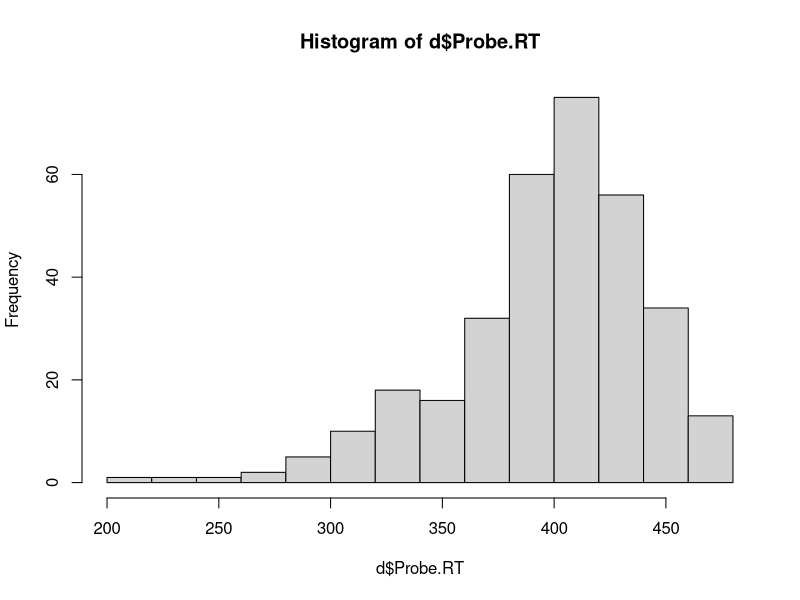
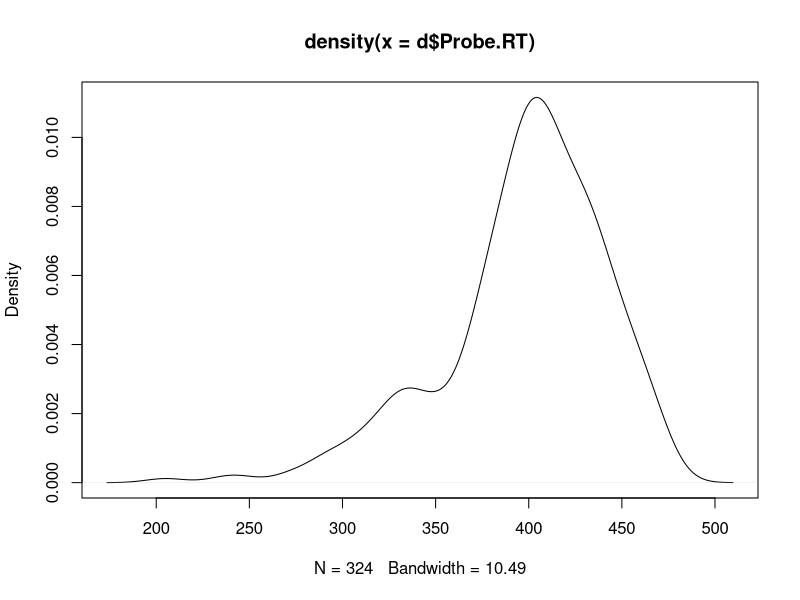
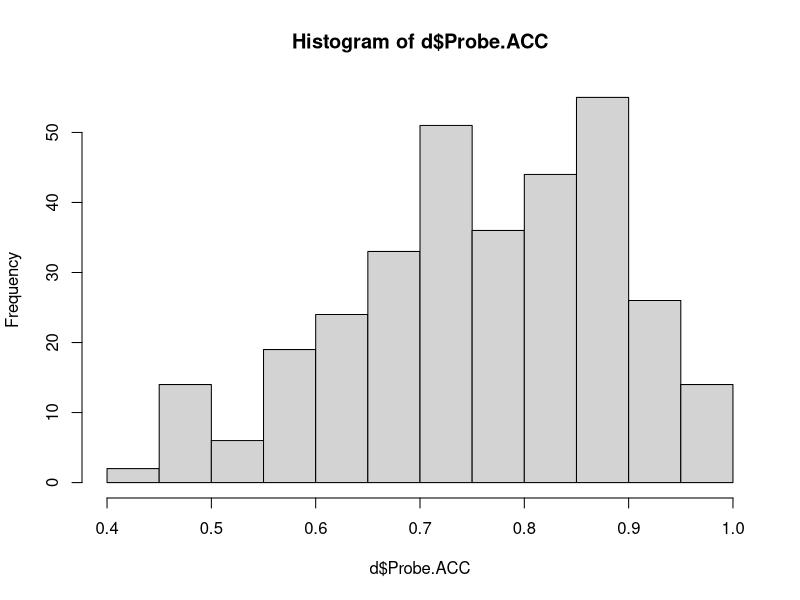
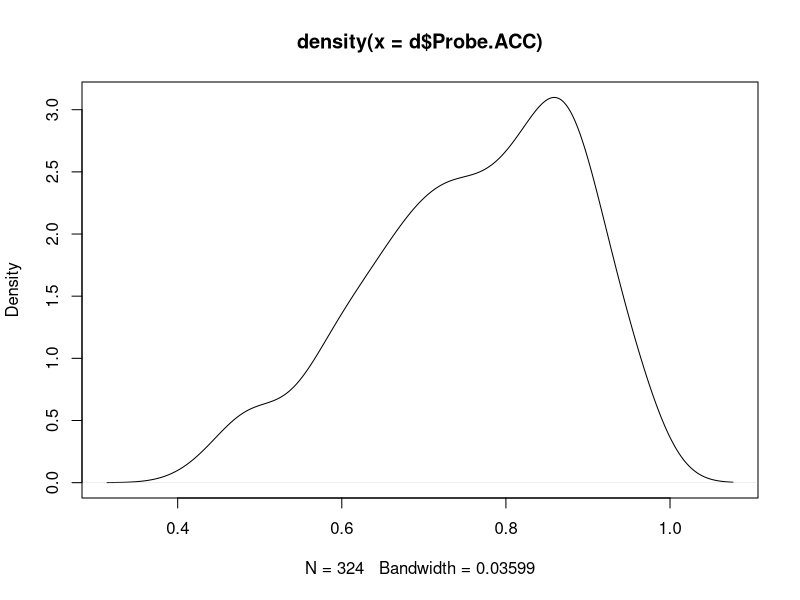
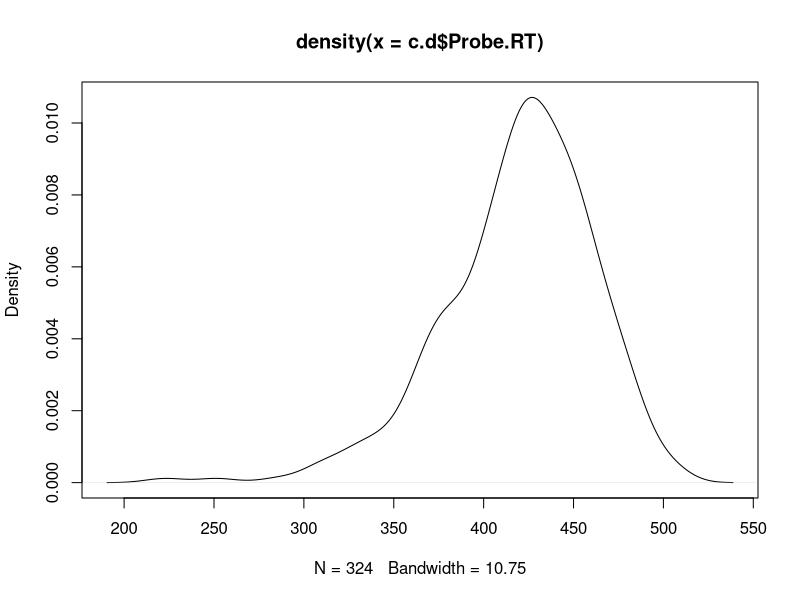

Reproduce these figures in R, in order.
#Scherer Study 1 data aggregation
#step 3: create tables of grouped correct-trial RT and overall accuracy

#Required data:
#Data in: "WIT_study1_refined.txt" from 1_Scherer_Study1_Refine.R
#Data in: "WIT_study1_badsubs.txt" from 2_Scherer_Study2_BadSubs.R

library(reshape2)
setwd("C:/data_2014/Scherer_data_post/Study1")

dat.orig=read.delim(file="WIT_study1_refined.txt", sep="\t")
bad=scan(file="WIT_study1_badsubs.txt", sep="\t")
dat=dat.orig[!(dat.orig$sub %in% bad),]  #exclude bad subjects
dat=dat[dat$race == "white",]        #exclude minority subjects

molten = melt(dat, 
          id.var=c("sub", "Subject", "ExperimentName", "mapping", "SubTrial", "feedbackmask",
                   "feedduration", "ITIList", "ITIValue", "TrialType", "Cue", "Probe", "race"
                   )
              ) 

d = dcast(molten, sub + race + ExperimentName + TrialType + mapping + Cue + Probe ~ variable, 
         fun.aggregate=mean)

hist(d$Probe.RT)
plot(density(d$Probe.RT))
hist(d$Probe.ACC)
plot(density(d$Probe.ACC))

#RT analyses
c.dat=subset(dat, dat$Probe.ACC == 1)
c.molten = melt(c.dat, 
                id.var=c("sub", "Subject", "ExperimentName", "mapping", "SubTrial", 
                         "feedbackmask", "feedduration", "ITIList", "ITIValue", "TrialType", 
                         "Cue", "Probe", "race"
                        )
                )
c.d = dcast(c.molten, sub + ExperimentName + TrialType + mapping + Cue + Probe ~ variable, 
           fun.aggregate=mean)
#View(c.d) #whats the story with these "NA" rows???
plot(density(c.d$Probe.RT))

#put together the accuracy data with the RT data:
export=data.frame(c.d, "acc"=d$Probe.ACC); 
export=export[,-c(7)]; colnames(export)[7]="rt";

#you may now export the combined data
#print("Thou must save manually, my Lord!")
write.table(export, file="WIT_study1_SASdat.txt", sep="\t", row.names=F) 
